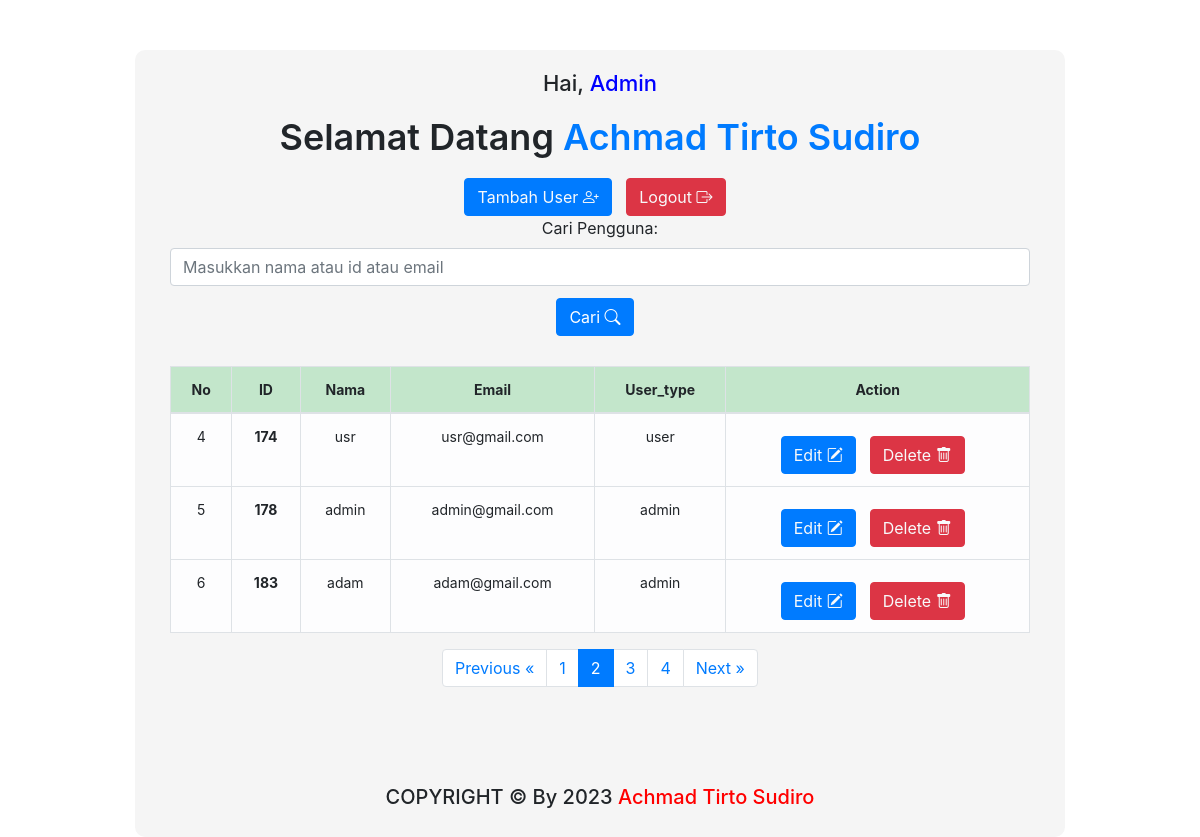
Page /admin_php/admin_page.php?halaman=2 (signed in) on the committed database.
### tables this page shows
CREATE TABLE `user_form` (
  `id` int(255) NOT NULL,
  `name` varchar(255) NOT NULL,
  `email` varchar(255) NOT NULL,
  `password` varchar(300) NOT NULL,
  `user_type` varchar(255) NOT NULL DEFAULT 'user'
);

### admin_php/admin_page.php (the view, shortened to what this page needs)
<?php
require_once 'connect.php';
$limit = 3;
$page = isset($_GET['halaman']) ? (int) $_GET['halaman'] : 1;
if(isset($_POST['search'])){
   $search = $_POST['name'];
   $search_value = '%' . $search . '%';
   $sql = "SELECT COUNT(*) AS total FROM `user_form` WHERE `name` LIKE ? OR `id` LIKE ? OR `email` LIKE ?";
   $stmt = mysqli_prepare($con, $sql);
   mysqli_stmt_bind_param($stmt, "sss", $search_value, $search_value, $search_value);
   mysqli_stmt_execute($stmt);
   $result = mysqli_stmt_get_result($stmt);
   $row = mysqli_fetch_assoc($result);
   $total = $row['total'];
   if ($total > 0) {
      $last_page = ceil($total / $limit);
      $page = ($page > $last_page) ? $last_page : $page;
      $sql = "SELECT * FROM `user_form` WHERE `name` LIKE ? OR `id` LIKE ? OR `email` LIKE ? LIMIT " . ($page - 1) * $limit . ", " . $limit;
      $stmt = mysqli_prepare($con, $sql);
      mysqli_stmt_bind_param($stmt, "sss", $search_value, $search_value, $search_value);
      mysqli_stmt_execute($stmt);
      $result = mysqli_stmt_get_result($stmt);
   } else {
      echo '<div class="error-message">Pengguna tidak ditemukan!</div>';
   }
} else {
   $sql = "SELECT COUNT(*) AS total FROM `user_form`";
   $result = mysqli_query($con, $sql);
   $row = mysqli_fetch_assoc($result);
   $total = $row['total'];
   $last_page = ceil($total / $limit);
   $page = ($page > $last_page) ? $last_page : $page;
   $sql = "SELECT * FROM `user_form` LIMIT " . ($page - 1) * $limit . ", " . $limit;
   $result = mysqli_query($con, $sql);
}
?>
<!DOCTYPE html>
<html lang="en">
<head>
   <link rel="stylesheet" href="https://cdn.jsdelivr.net/npm/bootstrap@4.0.0/dist/css/bootstrap.min.css">
   <link rel="stylesheet" href="https://cdnjs.cloudflare.com/ajax/libs/font-awesome/5.15.2/css/all.min.css">
    <link rel="stylesheet" href="https://maxcdn.bootstrapcdn.com/bootstrap/4.0.0/css/bootstrap.min.css">
    <link rel="stylesheet" href="https://cdn.jsdelivr.net/npm/bootstrap-icons@1.5.0/font/bootstrap-icons.css">
   <link rel="stylesheet" href="../css/admin.css">
</head>
<body>
<div class="container">
<div class="content">
      <h3>Hai, <span style="color: blue;">Admin</span></h3>
      <h1>Selamat Datang <span><?php echo $_SESSION['admin_name']; ?></span></h1>
      <button class="btn btn-primary"><a href="add.php" class="text-light"> Tambah User <i class="bi bi-person-plus"></i></a></button>
         <button class="btn btn-danger" onclick="return confirm(`Yakin banh mau logout?`)"><a href="admin_logout.php" class="text-light"> Logout <i class="bi bi-box-arrow-right"></i></a></button>
         <div class="container">
         <form method="POST">
            <div class="form-group">
               <label for="name">Cari Pengguna:</label>
               <input type="text" class="form-control" id="name" name="name" placeholder="Masukkan nama atau id atau email" autocomplete="off">
            </div>
            <button type="submit" class="btn btn-primary" name="search"> Cari <i class="bi bi-search"></i></button>
         </form>
<div class="table-responsive">
<table class="table-light table table-bordered table-hover">
<thead class="table-success">
<tr>
<th scope="col">No</th>
<th scope="col">ID</th>
<th scope="col">Nama</th>
<th scope="col">Email</th>
<th scope="col">User_type</th>
<th scope="col">Action</th>
</tr>
</thead>
<tbody>
         <?php
            $i = ($page - 1) * $limit;
               if($result){
                  while($row = mysqli_fetch_assoc($result)){
                     $i++;
                     $id = $row['id'];
                     if(is_numeric($id)){
                        $name = $row['name'];
                        $email = $row['email'];
                        $user_type = $row['user_type'];
                        echo '<tr>
                        <td>'. $i.'</td>
                        <th scope="row">'.$id.'</th>
                        <td>'.$name.'</td>
                        <td>'.$email.'</td>
                        <td>'.$user_type.'</td>
                        <td>
                        <button class="btn btn-primary"><a href="update.php?updateid='.$id.'" class="text-light"> Edit <i class="bi bi-pencil-square"></i></a></button>
                        <button class="btn btn-danger" onclick="return confirm(`Yakin mau hapus data ini?`)"><a href="delete.php?deleteid='.$id.'" class="text-light"> Delete <i class="bi bi-trash"></i></a></button>
                        </td>
                        </tr>';
                     }
                  }
               }
            ?>
</tbody>
</table>
<?php
if(isset($_POST['search'])) {
    $search = $_POST['name'];
    $sql = "SELECT COUNT(*) FROM `user_form` WHERE `name` LIKE ? OR `id` LIKE ? OR `email` LIKE ?";
    $stmt = mysqli_prepare($con, $sql);
    $search_value = '%' . $search . '%';
    mysqli_stmt_bind_param($stmt, "sss", $search_value, $search_value, $search_value);
    mysqli_stmt_execute($stmt);
    $result = mysqli_stmt_get_result($stmt);
    $row = mysqli_fetch_row($result);
    $total_records = $row[0];
} else {
    $sql = "SELECT COUNT(*) FROM `user_form`";
    $result = mysqli_query($con, $sql);
    $row = mysqli_fetch_row($result);
    $total_records = $row[0];
}
$records_per_page = 3;
$total_pages = ceil($total_records / $records_per_page);
if(isset($_GET['halaman']) && is_numeric($_GET['halaman'])) {
    $page = $_GET['halaman'];
} else {
    $page = 1;
}
?>
<nav aria-label="Page navigation example">
    <ul class="pagination justify-content-center">
        <?php if($page > 1) { ?>
            <li class="page-item"><a class="page-link" href="?halaman=<?php echo $page-1 ?>">Previous &laquo;</a></li>
        <?php } ?>
        <?php for($i = 1; $i <= $total_pages; $i++) { ?>
            <li class="page-item <?php if($page == $i) { echo 'active'; } ?>"><a class="page-link" href="?halaman=<?php echo $i ?>"><?php echo $i ?></a></li>
        <?php } ?>
        <?php if($page < $total_pages) { ?>
            <li class="page-item"><a class="page-link" href="?halaman=<?php echo $page+1 ?>">Next &raquo;</a></li>
        <?php } ?>
    </ul>
</nav>
<center>
<footer style="margin-top: 11.5%;">
   <h5>COPYRIGHT &COPY; By 2023
      <span style="color: red;">Achmad Tirto Sudiro</span>
   </h5>
</footer>
</center>
  </div>
  </div>
</div>
      </body>
      </body>
</html>

### css/admin.css (style rules this page uses)
.content { background-color: #f5f5f5; border-radius: 10px; padding: 20px; margin-top: 50px; text-align: center; }
.content h3 { font-size: 22px; font-weight: 500; }
.content h1 { font-size: 36px; font-weight: 600; margin-top: 20px; }
.content h1 span { color: #007bff; }
.container { margin-top: 50px; }
.form-group { margin-bottom: 0; }
.table { margin-top: 30px; font-size: 14px; }
.table th, .table td { text-align: center; }
.btn-primary { background-color: #007bff; border-color: #007bff; margin-top: 10px; }
.btn-danger { background-color: #dc3545; border-color: #dc3545; margin-top: 10px; }
a.text-light { color: #fff; }
.container { max-width: 960px; margin: 0 auto; }
.content { text-align: center; margin-top: 50px; }
.form-group { margin-bottom: 2px; }
.btn { margin-right: 10px; align-items: center; }

### rows in the picture
user_form: id "174", name "usr", email "usr@gmail.com", user_type "user"
user_form: id "178", name "admin", email "admin@gmail.com", user_type "admin"
user_form: id "183", name "adam", email "adam@gmail.com", user_type "admin"

### other values in the picture
$_SESSION['admin_name'] "Achmad Tirto Sudiro"
